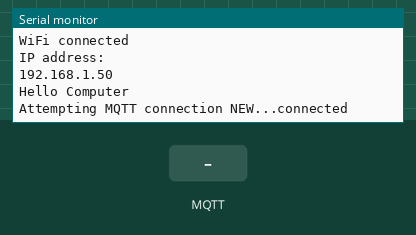
Recording of a sketch running on a simulated ESP8266 (Wemos D1 mini). Parts: the last lines printed to the serial monitor. The inputs (shaded band) are chosen by the test bench. WiFi joins after 1.5 s; servers stay silent unless stated; no MQTT or app messages arrive unless stated; not simulated (calls return 0 or success): secrets.h.

Above: at 2.7 s.
2.8 s: MQTT message "power_on" arrives on the first subscribed topic
At 4.0 s:
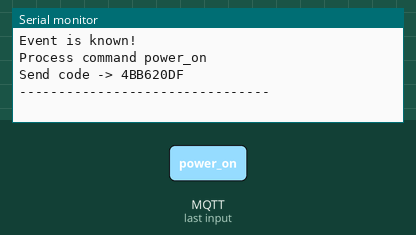
4.3 s: MQTT message "power_off" arrives on the first subscribed topic
At 5.4 s:
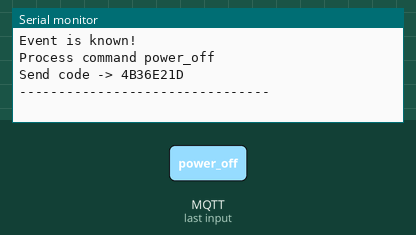
5.8 s: MQTT message "volume_up" arrives on the first subscribed topic
At 6.6 s:
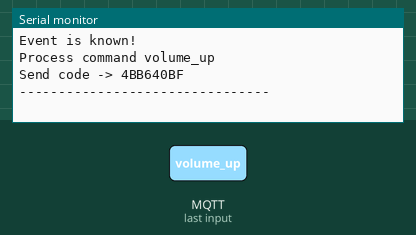
7.3 s: MQTT message "volume_down" arrives on the first subscribed topic
At 7.8 s:
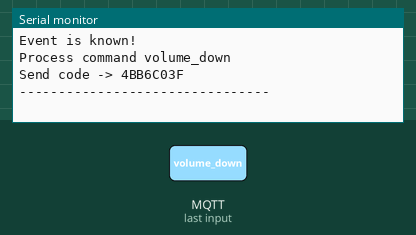
8.8 s: MQTT message "input_chromecast" arrives on the first subscribed topic
At 10.0 s:
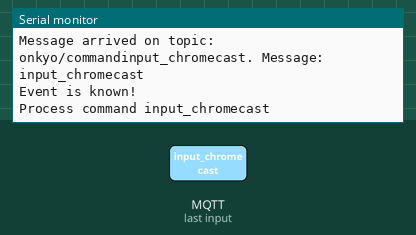
10.3 s: MQTT message "1" arrives on the first subscribed topic
At 11.0 s:
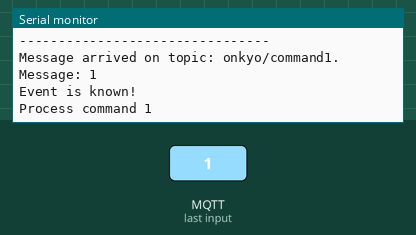

Measured:
- after the input at 2.8 s, the serial monitor: prints a new line at once (image 1)
- after the input at 4.3 s, the serial monitor: prints a new line at once (image 2)
- after the input at 5.8 s, the serial monitor: prints a new line at once (image 3)
- after the input at 7.3 s, the serial monitor: prints a new line at once (image 4)
- after the input at 8.8 s, the serial monitor: prints a new line at once (image 5)
- after the input at 10.3 s, the serial monitor: prints a new line at once (image 6)

The sketch:

main.ino
```cpp
#include <ESP8266WiFi.h>
#include <IRremoteESP8266.h>

#include "config.h"
#include "secrets.h"

#include "ir-sender.h"

#include "queue-client.h"

QueueClient queueClient;

void setup()
{
  Serial.begin(115200);

  IrSender::setup();

  Serial.println("");

  setupWifi();

  queueClient.begin(MQTT_SERVER);

  Serial.println("Hello Computer");
  delay(50);
}

void setupWifi()
{
  Serial.println("Stored wifi config");
  Serial.print("SSID ");
  Serial.println(WiFi.SSID());

  WiFi.mode(WIFI_STA);

  WiFi.begin(WIFI_SSID, WIFI_PASSWORD);

  while (WiFi.status() != WL_CONNECTED)
  {
    delay(500);
    Serial.print(".");
  }

  Serial.println("");
  Serial.println("WiFi connected");
  Serial.println("IP address: ");
  Serial.println(WiFi.localIP());
}

void loop()
{

  queueClient.loop();

  // tempTest();
}

void tempTest()
{

  IrSender::sendCode(0x4BB640BF);

  delay(2000);
}
```

commands.cpp
```cpp
#include <ESP8266WiFi.h>
#include "commands.h"
#include "ir-codes.h"
#include "ir-sender.h"

void handleCommand(String command)
{

	Serial.print("Process command ");
	Serial.println(command);

	int code = getCode(command);

	if (code == 0)
		return;

	IrSender::sendCode(code);
}

unsigned long getCode(String command)
{
	if (command == "power_on")
		return POWER_ON;
	else if (command == "power_off")
		return POWER_OFF;
	else if (command == "volume_up")
		return VOLUME_UP;
	else if (command == "volume_down")
		return VOLUME_DOWN;
	else if (command == "input_chromecast")
		return INPUT_CHROMECAST;
	else
		return 0;
}
```

commands.h
```cpp
#ifndef _COMMANDS_H
#define _COMMANDS_H

void handleCommand(String command);
bool isBusy();
unsigned long getCode(String command);
#endif
```

ir-codes.h
```cpp
#define POWER_ON 0x4BB620DF
#define POWER_OFF 0x4B36E21D
#define VOLUME_UP 0x4BB640BF
#define VOLUME_DOWN 0x4BB6C03F
#define INPUT_CHROMECAST 0x0
```

ir-sender.cpp
```cpp
#include <Arduino.h>
#include <IRremoteESP8266.h>
#include <IRsend.h>
#include "ir-sender.h"
#include "config.h"

IRsend irsend(IR_PIN);

void IrSender::setup()
{
	irsend.begin();
}

void IrSender::sendCode(unsigned long code)
{
	Serial.print("Send code -> ");
	Serial.println(code, HEX);
	Serial.println("--------------------------------");
	irsend.sendNEC(code);
}
```

ir-sender.h
```cpp
class IrSender
{
public:
  static void setup();

  static void sendCode(unsigned long code);
};
```

queue-client.cpp
```cpp
#include <ESP8266WiFi.h>
#include <PubSubClient.h>
#include "queue-client.h"
#include "commands.h"
#include "config.h"

WiFiClient _espClient;
PubSubClient mqttClient(_espClient);

QueueClient::QueueClient()
{
}

void QueueClient::begin(const char *mqtt_server)
{
  mqttClient.setServer(mqtt_server, 1883);
  mqttClient.setCallback(QueueClient::callback);
}

void QueueClient::loop()
{
  if (!mqttClient.connected())
  {
    reconnect();
  }
  mqttClient.loop();
}

void QueueClient::reconnect()
{
  // Loop until we're reconnected
  while (!mqttClient.connected())
  {
    Serial.print("Attempting MQTT connection NEW...");
    // Attempt to connect
    if (mqttClient.connect("ESP8266Client2"))
    {
      Serial.println("connected");
      // Subscribe
      mqttClient.subscribe(QUEUE_TOPIC);
    }
    else
    {
      Serial.print("failed, rc=");
      Serial.print(mqttClient.state());
      Serial.println(" try again in 5 seconds");
      // Wait 5 seconds before retrying
      delay(5000);
    }
  }
}

void QueueClient::callback(char *topic, byte *message, unsigned int length)
{
  Serial.println("--------------------------------");
  Serial.print("Message arrived on topic: ");
  Serial.print(topic);

  String command = parseCommand(message, length);
  Serial.print(". Message: ");
  Serial.println(command);

  if (String(topic) == QUEUE_TOPIC)
  {
    Serial.println("Event is known!");
    handleCommand(command);
  }
}

String QueueClient::parseCommand(byte *message, unsigned int length)
{
  String messageTemp;

  for (int i = 0; i < length; i++)
  {
    Serial.print((char)message[i]);
    messageTemp += (char)message[i];
  }
  return messageTemp;
}
```

queue-client.h
```cpp
// #include <WiFi.h>
#include <PubSubClient.h>

#ifndef _QUEUE_CLIENT_H
#define _QUEUE_CLIENT_H

class QueueClient
{
public:
  QueueClient();
  void begin(const char *mqtt_server);
  void loop();
  int life;

private:
  void reconnect();
  static void callback(char *topic, byte *message, unsigned int length);
  static String parseCommand(byte *message, unsigned int length);
};

#endif
```

config.h
```cpp
#define IR_PIN 4

#define QUEUE_TOPIC "onkyo/command"


// IR_PIN SHOULD PROBABLY BE 16
```
